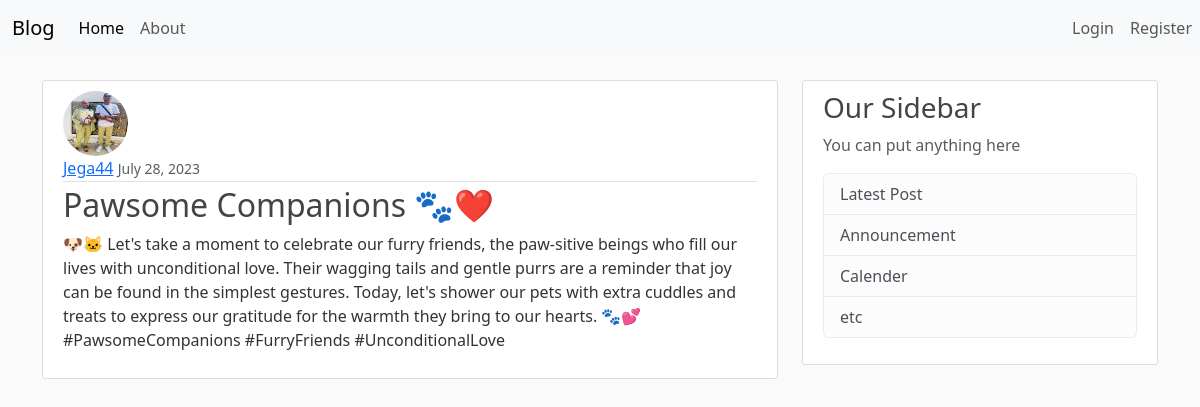
The page /post/22/ on the database its author committed.
### blog/models.py (models this page shows, shortened)
class Post(models.Model):
    title = models.CharField(max_length=100)
    content = RichTextField(blank=True, null=True)
    date_posted = models.DateTimeField(default=timezone.now)
    author = models.ForeignKey(User, on_delete=models.CASCADE)

### users/models.py (models this page shows, shortened)
class Profile(models.Model):
    user = models.OneToOneField(User, on_delete=models.CASCADE)
    image = models.ImageField(default='default.jpg', upload_to='profile_pics')

### blog/views.py (the view)
# urls.py: path('post/<int:pk>/', PostDetailView.as_view(), name='post-detail'),
class PostDetailView(DetailView):
    model = Post

### blog/templates/blog/post_detail.html (shortened to what this page needs)
{% extends 'blog/base.html' %}
    {% block content %}
        <article class="media content-section">
            <img class="rounded-circle article-img" src="{{ object.author.profile.image.url }}" alt="">
            <div class="article-metadata">
                <a class="mr-2" href="{% url 'user-posts' object.author.username %}">{{ object.author }}</a>
                <small class="text-muted">{{ object.date_posted |date:"F d, Y" }}</small>
            </div>
            <h2 class="article-title">{{object.title}}</h2>
            <p class="article-content"> {{ object.content }} </p>
        </article>
    {% endblock content %}

### blog/templates/blog/base.html (shortened to what this page needs)
{% load static %}
<!DOCTYPE html>
<html>
<head>
    <link href="https://cdn.jsdelivr.net/npm/bootstrap@5.3.0/dist/css/bootstrap.min.css" rel="stylesheet">
    <link rel="stylesheet" type="text/css" href="{% static 'blog/main.css' %}">
</head>
<body>
    <nav class="navbar navbar-expand-lg bg-body-tertiary fixed-top">
        <div class="container-fluid">
          <a class="navbar-brand" href="{% url 'home' %}">Blog</a>
          <div class="collapse navbar-collapse" id="navbarSupportedContent">
            <ul class="navbar-nav me-auto mb-2 mb-lg-0">
              <li class="nav-item">
                <a class="nav-link active" aria-current="page" href="{% url 'home' %}">Home</a>
              </li>
              <li class="nav-item">
                <a class="nav-link" href="{% url 'about' %}">About</a>
              </li>
            </ul>
          </div>
        </div>
        <div class="navbar-nav">
          {% if user.is_authenticated %}
          <a class="nav-item nav-link" href="{% url 'post-create' %}">New Post</a>
          <a class="nav-item nav-link" href="{% url 'profile' %}">Profile</a>
          <a class="nav-item nav-link" href="{% url 'logout' %}">Logout</a>
          {% else %}
            <a class="nav-item nav-link" href="{% url 'login' %}">Login</a>
            <a class="nav-item nav-link" href="{% url 'register' %}">Register</a>
          {% endif %}
        </div>
      </nav>
    <main role="main" class="container">
        <div class="row">
            <div class="col-md-8">
                {% block content %} {% endblock content %}
            </div>
            <div class="col-md-4">
                <div class="content-section">
                    <h3>Our Sidebar</h3>
                    <p class="text-muted">You can put anything here
                        <ul class="list-group">
                            <li class="list-group-item list-group-item-light">Latest Post</li>
                            <li class="list-group-item list-group-item-light">Announcement</li>
                            <li class="list-group-item list-group-item-light">Calender</li>
                            <li class="list-group-item list-group-item-light">etc</li>
                        </ul>
                    </p>
                </div>
            </div>
        </div>
    </main>
</body>
</html>

### blog/static/blog/main.css (style rules this page uses)
body { background: #fafafa; color: #333333; margin-top: 5rem; }
h1, h2, h3, h4, h5, h6 { color: #444444; }
ul { margin: 0; }
.content-section { background: #ffffff; padding: 10px 20px; border: 1px solid #dddddd; border-radius: 3px; margin-bottom: 20px; }
.article-title { color: #444444; }
.article-content { white-space: pre-line; }
.article-img { height: 65px; width: 65px; margin-right: 16px; }
.article-metadata { padding-bottom: 1px; margin-bottom: 4px; border-bottom: 1px solid #e3e3e3; }

### rows shown on the page
Post: author.profile.image (picture), author "Jega44", date_posted "July 28, 2023", title "Pawsome Companions 🐾❤️", content "🐶🐱 Let's take a moment to celebrate our furry friends, the paw-sitive beings who fill our lives with unconditional love. Their wagging tails and gentle purrs are a reminder that joy can be found in the simplest gestures. Today, let's shower our pets with extra cuddles and treats to express our gratitude for the warmth they bring to our hearts. 🐾💕 #PawsomeCompanions #FurryFriends #UnconditionalLove"
